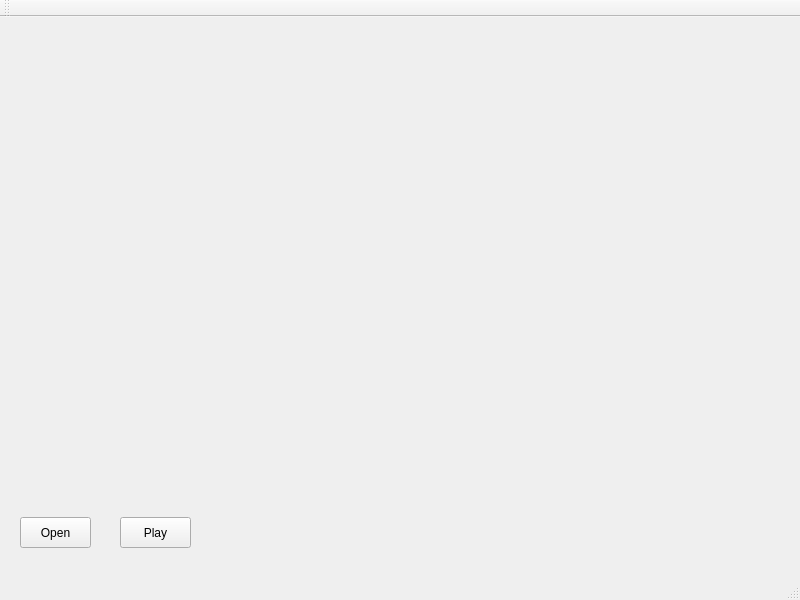
<?xml version="1.0" encoding="UTF-8"?>
<ui version="4.0">
 <class>MainWindow</class>
 <widget class="QMainWindow" name="MainWindow">
  <property name="geometry">
   <rect>
    <x>0</x>
    <y>0</y>
    <width>800</width>
    <height>600</height>
   </rect>
  </property>
  <property name="windowTitle">
   <string>MainWindow</string>
  </property>
  <widget class="QWidget" name="centralWidget">
   <widget class="QLabel" name="label_image">
    <property name="geometry">
     <rect>
      <x>20</x>
      <y>0</y>
      <width>731</width>
      <height>491</height>
     </rect>
    </property>
    <property name="text">
     <string/>
    </property>
   </widget>
   <widget class="QPushButton" name="pushButton_open">
    <property name="geometry">
     <rect>
      <x>20</x>
      <y>500</y>
      <width>71</width>
      <height>31</height>
     </rect>
    </property>
    <property name="text">
     <string>Open</string>
    </property>
   </widget>
   <widget class="QPushButton" name="pushButton_play">
    <property name="geometry">
     <rect>
      <x>120</x>
      <y>500</y>
      <width>71</width>
      <height>31</height>
     </rect>
    </property>
    <property name="text">
     <string>Play</string>
    </property>
   </widget>
  </widget>
  <widget class="QMenuBar" name="menuBar">
   <property name="geometry">
    <rect>
     <x>0</x>
     <y>0</y>
     <width>800</width>
     <height>23</height>
    </rect>
   </property>
  </widget>
  <widget class="QToolBar" name="mainToolBar">
   <attribute name="toolBarArea">
    <enum>TopToolBarArea</enum>
   </attribute>
   <attribute name="toolBarBreak">
    <bool>false</bool>
   </attribute>
  </widget>
  <widget class="QStatusBar" name="statusBar"/>
 </widget>
 <layoutdefault spacing="6" margin="11"/>
 <resources/>
 <connections/>
</ui>
